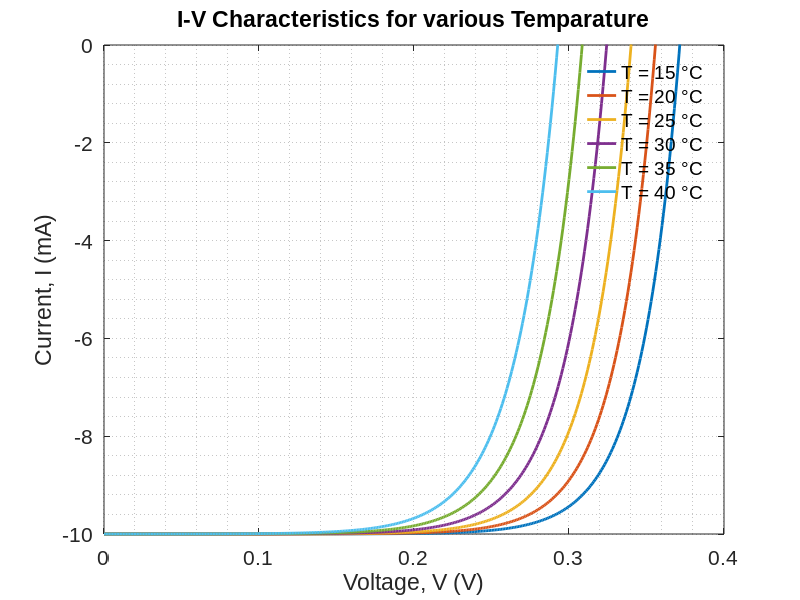

Write MATLAB code to recreate this figure.
clc;
close all;
clearvars;

set(0, 'DefaultAxesFontName', 'Arial');
set(0, 'DefaultAxesFontSize', 15);
%% initial

e   = 1.6e-19;
Ts   = [15, 20, 25, 30, 35, 40]+273;      % K
Io  = 25e-9;              % A
kb  = 1.38e-23;
K   = 10e-3/500;
Irr = 500;                % W/m^2
n   = 1;
V   = 0:0.001:0.4;        % voltage
area= 1e-2*1e-2;          % 1cm X 1cm
Iph = K*Irr;

% For Si
Eg0 = 1.17;               % eV

% Vashni's constant
a = 4.73e-4;              % eV/K
b = 636;                  % K

Eg = @(T) (Eg0-(a*T.^2)./(T+b))*e; %Varshni's equation
Is = @(T) Io*(T/300).^3.*exp(-(  Eg(T)./(kb*T)  -  Eg(300)/(kb*300) ));

%% I-V Characteristics

figure(1)
% V_oc = zeros(1,length(n));
% I_sc = zeros(1,length(n));
% P_max = zeros(1,length(n));
% R_opt = zeros(1,length(n));

for T = Ts

     I_total = -Iph + Is(T).*(exp((e.*V)./(n.*kb*T))-1);
%     P = (-I_total).*V;
%
%     V_oc(i) = V(find(I_total<=0,1,'last'));
%     I_sc(i) = -Iph;
%     P_max(i) = max(P);
%     R_opt(i) = abs(V(P==P_max(i))/I_total(P==P_max(i)));

    plot(V,I_total*1e3,'linewidth',2,"DisplayName",sprintf("T = %d °C", T-273));
    hold on;

end

xlabel('Voltage, V (V)')
ylabel('Current, I (mA)')
axis tight
grid minor;
title("I-V Characteristics for various Temparature")

ylim([-10 0])
legend('Location', 'best');
legend box off
saveas(gcf, 'C:\SPB_Data\EEE460_Jan2024_byakc\EXP5_BYAKC\reportprepare\task4_IV_Curve_fortempVaries_IoVaries_SiSolarCell.png');
